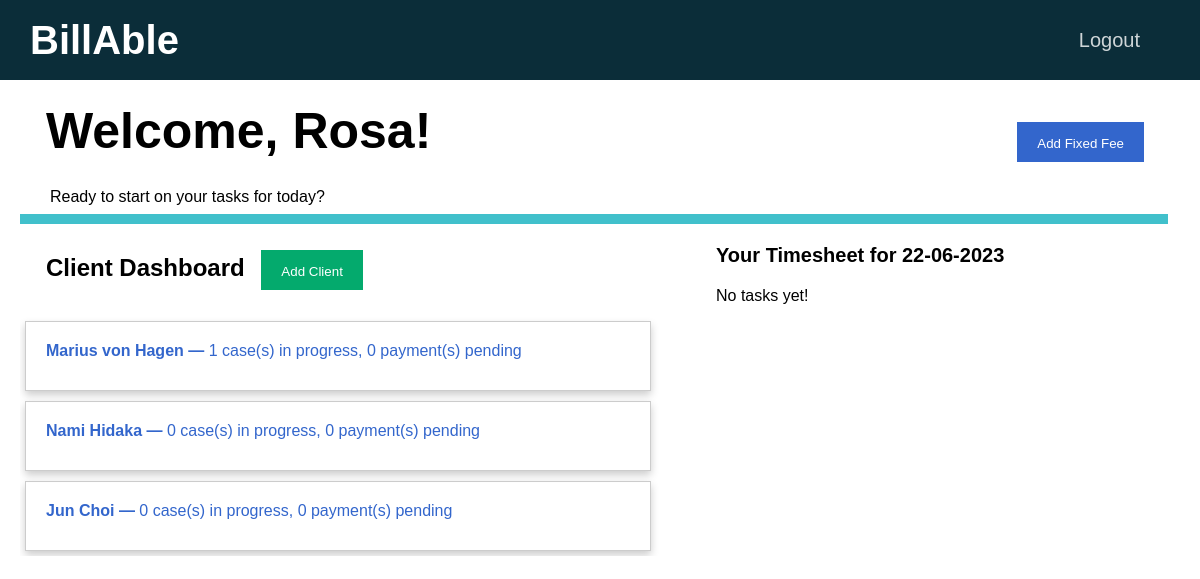
The app's page /home (signed in), older data.
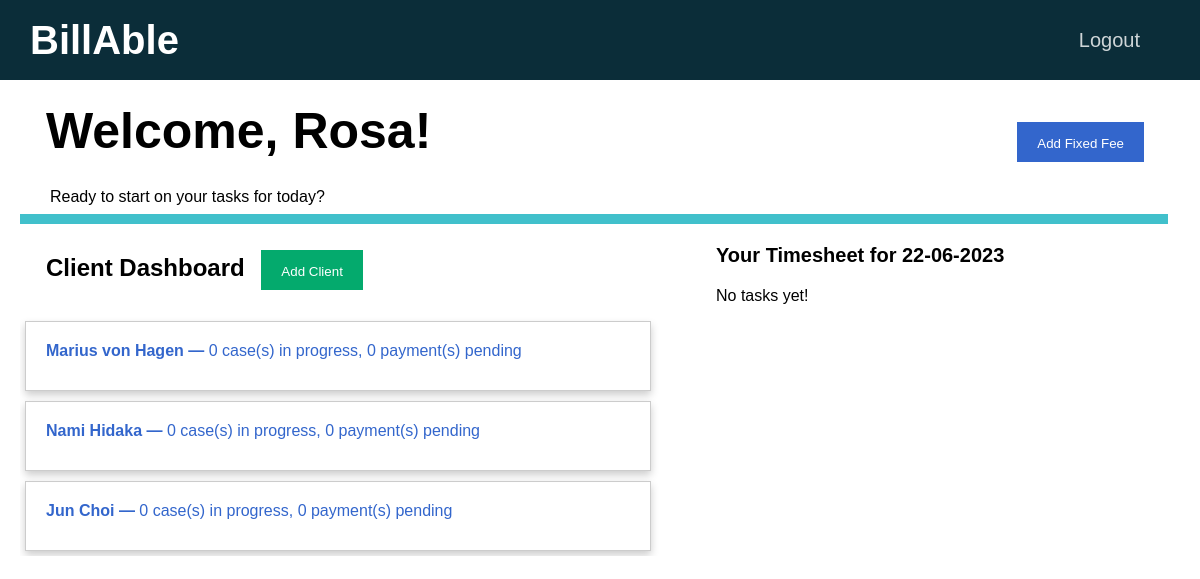
The same page, newer data.
### tables this page shows
CREATE TABLE clients(id INTEGER PRIMARY KEY AUTOINCREMENT NOT NULL, name TEXT NOT NULL, email TEXT NOT NULL, in_progress INTEGER NOT NULL DEFAULT 0, payment_pending INTEGER NOT NULL DEFAULT 0, payment_received INTEGER NOT NULL DEFAULT 0, firm INTEGER NOT NULL DEFAULT 1);

### app.py (the view, shortened to what this page needs)
@app.route("/home", methods=["GET", "POST"])
@login_required
def home():
    id = session["user_id"]
    connection = sqlite3.connect("database.db")
    connection.row_factory = sqlite3.Row
    cursor = connection.cursor()
    user = cursor.execute("SELECT name FROM users WHERE id = ?", [id]).fetchone()
    name = user["name"]
    clients = []
    rows = cursor.execute("SELECT * FROM users_clients WHERE user_id = ?", [id]).fetchall()
    for row in rows:
        client_id = row["client_id"]
        client_info = cursor.execute("SELECT * FROM clients WHERE id = ?", [client_id]).fetchone()
        client = {}
        client["name"] = client_info["name"]
        client["id"] = client_info["id"]
        client["in_progress"] = client_info["in_progress"]
        client["payment_pending"] = client_info["payment_pending"]
        client["payment_received"] = client_info["payment_received"]
        clients.append(client)
    today = datetime.datetime.now().strftime("%d-%m-%Y")
    tasks = []
    t_rows = cursor.execute("SELECT * FROM tasks WHERE user_id = ? AND datetime = ?", [id, today]).fetchall()
    connection.close()
    return render_template("home.html", name=name, clients=clients, tasks=tasks, date=today)

### helpers.py (called while the page is built)
def login_required(f):
    @wraps(f)
    def decorated_function(*args, **kwargs):
        if session.get("user_id") is None:
            return redirect("/login")
        return f(*args, **kwargs)
    return decorated_function

### templates/home.html (shortened to what this page needs)
{% extends "layout.html" %}
{% block main %}
    <div class="container page-header">
        <b> Welcome, {{ name }}! </b>
        <span style="float: right;">
            <button type="button" class="option-button primarybtn" id="newFixedFeeModalOpen">
                Add Fixed Fee
            </button>
        </span>
    </div>
    <p class="tagline">Ready to start on your tasks for today?</p>
    <hr class="tab-bar">
    <div>
        <div class="dashboard">
            <h2 class="container">
                Client Dashboard
                <span>
                    <button type="button" class="option-button successbtn" id="addClientModalOpen">
                        Add Client
                    </button>
                </span>
            </h2>
            {% for client in clients %}
            <a href="{{ url_for('client', id=client['id']) }}" class="stretched-link">
                <div class="card">
                    <b>{{ client["name"] }} &mdash;</b>
                    {{ client["in_progress"] }} case(s) in progress,
                    {{ client["payment_pending"] }} payment(s) pending
                </div>
            </a>
            {% endfor %}
        </div>
        <div class="personal-timesheet">
            <p class="table-title">
                <b>Your Timesheet for {{ date }}</b>
            </p>
            {% if tasks %}
                <table class="table">
                    <thead>
                        <tr>
                            <th scope="col">Client</th>
                            <th scope="col">Description</th>
                            <th scope="col">Duration</th>
                        </tr>
                    </thead>
                    <tbody>
                        {% for task in tasks %}
                            <tr>
                                <td>{{ task["client"] }}</td>
                                <td>{{ task["description"] }}</td>
                                <td>{{ task["duration"] }}</td>
                            </tr>
                        {% endfor %}
                    </tbody>
                </table>
            {% else %}
                No tasks yet!
            {% endif %}
        </div>
    </div>
{% endblock %}

Row changes from the older to the newer data that the page shows:
changed clients "Marius von Hagen": in_progress "1" → "0"
